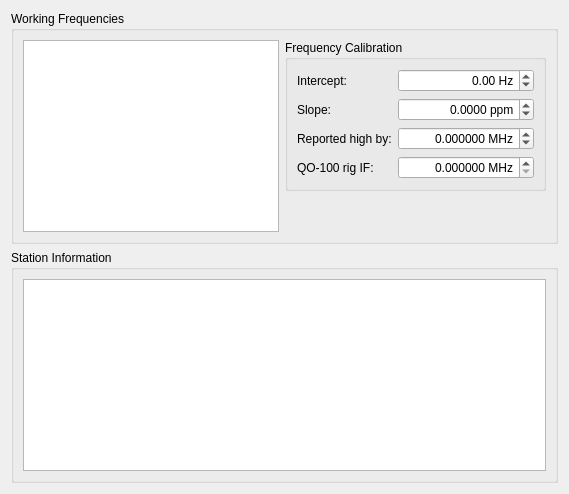
     <widget class="QWidget" name="frequencies_tab">
      <attribute name="title">
       <string>Frequencies</string>
      </attribute>
      <attribute name="toolTip">
       <string>Default frequencies and band specific station details setup</string>
      </attribute>
      <layout class="QVBoxLayout" name="verticalLayout_10">
       <item>
        <widget class="QGroupBox" name="groupBox">
         <property name="title">
          <string>Working Frequencies</string>
         </property>
         <layout class="QHBoxLayout" name="horizontalLayout">
          <item>
           <widget class="QTableView" name="frequencies_table_view">
            <property name="sizePolicy">
             <sizepolicy hsizetype="Expanding" vsizetype="Expanding">
              <horstretch>1</horstretch>
              <verstretch>0</verstretch>
             </sizepolicy>
            </property>
            <property name="contextMenuPolicy">
             <enum>Qt::ActionsContextMenu</enum>
            </property>
            <property name="toolTip">
             <string>&lt;html&gt;&lt;head/&gt;&lt;body&gt;&lt;p&gt;Right click to maintain the working frequencies list. Reset option allows to bring frequency list back to the default values.&lt;/p&gt;&lt;/body&gt;&lt;/html&gt;</string>
            </property>
            <property name="dragDropMode">
             <enum>QAbstractItemView::DragOnly</enum>
            </property>
            <property name="alternatingRowColors">
             <bool>true</bool>
            </property>
            <property name="selectionBehavior">
             <enum>QAbstractItemView::SelectRows</enum>
            </property>
            <property name="sortingEnabled">
             <bool>true</bool>
            </property>
            <attribute name="horizontalHeaderStretchLastSection">
             <bool>true</bool>
            </attribute>
            <attribute name="verticalHeaderVisible">
             <bool>false</bool>
            </attribute>
           </widget>
          </item>
          <item>
           <layout class="QVBoxLayout" name="verticalLayout_7">
            <item>
             <widget class="QGroupBox" name="groupBox_3">
              <property name="toolTip">
               <string>See WSPR documentattion Appendix C for details of how to determine these factors for your radio.</string>
              </property>
              <property name="title">
               <string>Frequency Calibration</string>
              </property>
              <layout class="QFormLayout" name="formLayout_7">
               <property name="fieldGrowthPolicy">
                <enum>QFormLayout::AllNonFixedFieldsGrow</enum>
               </property>
               <item row="0" column="0">
                <widget class="QLabel" name="label_7">
                 <property name="text">
                  <string>Intercept:</string>
                 </property>
                 <property name="buddy">
                  <cstring>calibration_intercept_spin_box</cstring>
                 </property>
                </widget>
               </item>
               <item row="0" column="1">
                <widget class="QDoubleSpinBox" name="calibration_intercept_spin_box">
                 <property name="alignment">
                  <set>Qt::AlignRight|Qt::AlignTrailing|Qt::AlignVCenter</set>
                 </property>
                 <property name="suffix">
                  <string> Hz</string>
                 </property>
                 <property name="decimals">
                  <number>2</number>
                 </property>
                 <property name="minimum">
                  <double>-99999.990000000005239</double>
                 </property>
                 <property name="maximum">
                  <double>99999.990000000005239</double>
                 </property>
                 <property name="singleStep">
                  <double>0.100000000000000</double>
                 </property>
                </widget>
               </item>
               <item row="1" column="0">
                <widget class="QLabel" name="label_8">
                 <property name="text">
                  <string>Slope:</string>
                 </property>
                 <property name="buddy">
                  <cstring>calibration_slope_ppm_spin_box</cstring>
                 </property>
                </widget>
               </item>
               <item row="1" column="1">
                <widget class="QDoubleSpinBox" name="calibration_slope_ppm_spin_box">
                 <property name="alignment">
                  <set>Qt::AlignRight|Qt::AlignTrailing|Qt::AlignVCenter</set>
                 </property>
                 <property name="suffix">
                  <string> ppm</string>
                 </property>
                 <property name="decimals">
                  <number>4</number>
                 </property>
                 <property name="minimum">
                  <double>-999.999900000000025</double>
                 </property>
                 <property name="maximum">
                  <double>999.999900000000025</double>
                 </property>
                 <property name="singleStep">
                  <double>0.100000000000000</double>
                 </property>
                 <property name="value">
                  <double>0.000000000000000</double>
                 </property>
                </widget>
               </item>
               <item row="2" column="0">
                <widget class="QLabel" name="label_rig_report_offset">
                 <property name="text">
                  <string>Reported high by:</string>
                 </property>
                 <property name="buddy">
                  <cstring>rig_report_offset_spin_box</cstring>
                 </property>
                </widget>
               </item>
               <item row="2" column="1">
                <widget class="QDoubleSpinBox" name="rig_report_offset_spin_box">
                 <property name="toolTip">
                  <string>JTDX-VU: taken off a frequency the rig REPORTS when that reading is in no amateur band
but the corrected one is; never added to what JTDX-VU sets, and readings already in a band
(HF on the same server) are left alone. Example: SDR-Control for Icom on QO-100 with a 2371.5 MHz
transverter offset reports 12861.040 MHz for 10489.540 - enter 2371.5 here.</string>
                 </property>
                 <property name="alignment">
                  <set>Qt::AlignRight|Qt::AlignTrailing|Qt::AlignVCenter</set>
                 </property>
                 <property name="suffix">
                  <string> MHz</string>
                 </property>
                 <property name="decimals">
                  <number>6</number>
                 </property>
                 <property name="minimum">
                  <double>-99999.000000000000000</double>
                 </property>
                 <property name="maximum">
                  <double>99999.000000000000000</double>
                 </property>
                 <property name="singleStep">
                  <double>0.100000000000000</double>
                 </property>
                </widget>
               </item>
               <item row="3" column="0">
                <widget class="QLabel" name="label_qo100_rig">
                 <property name="text">
                  <string>QO-100 rig IF:</string>
                 </property>
                 <property name="buddy">
                  <cstring>qo100_rig_spin_box</cstring>
                 </property>
                </widget>
               </item>
               <item row="3" column="1">
                <widget class="QDoubleSpinBox" name="qo100_rig_spin_box">
                 <property name="toolTip">
                  <string>JTDX-VU: QO-100 through a transverter. The frequency the RIG itself is set to for the
QO-100 FT8 channel (10489.540 down / 2400.040 up) - e.g. 28.540 with SDR-Control's offsets
(RX 10461, TX 2371.5). JTDX-VU then sends the rig this IF instead of 10489.540, and shows a
readback of the uplink (2400.040) or of the IF as 10489.540. 0 = off (rig takes 10489.540).</string>
                 </property>
                 <property name="alignment">
                  <set>Qt::AlignRight|Qt::AlignTrailing|Qt::AlignVCenter</set>
                 </property>
                 <property name="suffix">
                  <string> MHz</string>
                 </property>
                 <property name="decimals">
                  <number>6</number>
                 </property>
                 <property name="maximum">
                  <double>99999.000000000000000</double>
                 </property>
                 <property name="singleStep">
                  <double>0.001000000000000</double>
                 </property>
                </widget>
               </item>
              </layout>
             </widget>
            </item>
            <item>
             <spacer name="verticalSpacer_6">
              <property name="orientation">
               <enum>Qt::Vertical</enum>
              </property>
              <property name="sizeHint" stdset="0">
               <size>
                <width>20</width>
                <height>40</height>
               </size>
              </property>
             </spacer>
            </item>
           </layout>
          </item>
         </layout>
        </widget>
       </item>
       <item>
        <widget class="QGroupBox" name="groupBox_2">
         <property name="title">
          <string>Station Information</string>
         </property>
         <layout class="QHBoxLayout" name="horizontalLayout_3">
          <item>
           <widget class="QTableView" name="stations_table_view">
            <property name="contextMenuPolicy">
             <enum>Qt::ActionsContextMenu</enum>
            </property>
            <property name="acceptDrops">
             <bool>true</bool>
            </property>
            <property name="toolTip">
             <string>Items may be edited.
Right click for insert and delete options.</string>
            </property>
            <property name="dragEnabled">
             <bool>true</bool>
            </property>
            <property name="dragDropOverwriteMode">
             <bool>true</bool>
            </property>
            <property name="dragDropMode">
             <enum>QAbstractItemView::DragDrop</enum>
            </property>
            <property name="defaultDropAction">
             <enum>Qt::MoveAction</enum>
            </property>
            <property name="alternatingRowColors">
             <bool>true</bool>
            </property>
            <property name="selectionMode">
             <enum>QAbstractItemView::ExtendedSelection</enum>
            </property>
            <property name="selectionBehavior">
             <enum>QAbstractItemView::SelectRows</enum>
            </property>
            <property name="sortingEnabled">
             <bool>true</bool>
            </property>
            <property name="wordWrap">
             <bool>true</bool>
            </property>
            <attribute name="horizontalHeaderCascadingSectionResizes">
             <bool>true</bool>
            </attribute>
            <attribute name="horizontalHeaderStretchLastSection">
             <bool>true</bool>
            </attribute>
            <attribute name="verticalHeaderVisible">
             <bool>false</bool>
            </attribute>
           </widget>
          </item>
         </layout>
        </widget>
       </item>
      </layout>
     </widget>
